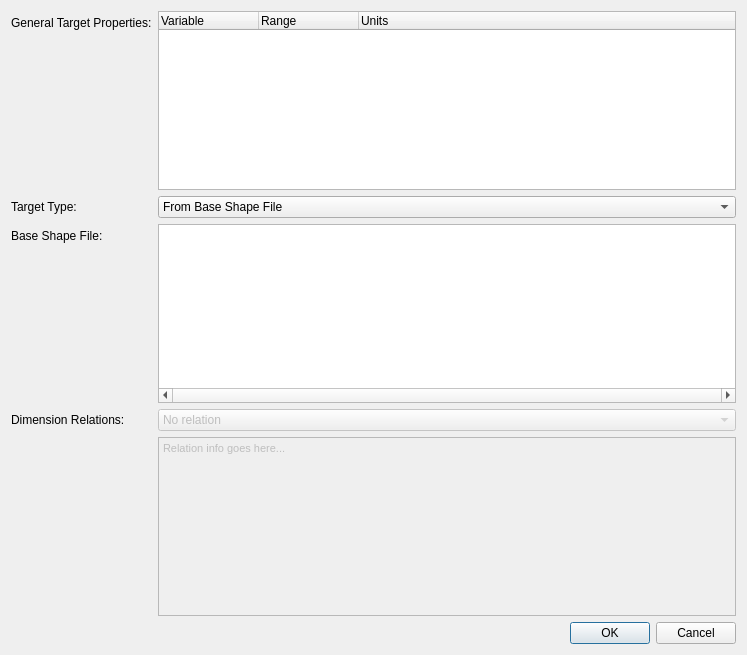
<?xml version="1.0" encoding="UTF-8"?>
<ui version="4.0">
 <class>frmTarget</class>
 <widget class="QDialog" name="frmTarget">
  <property name="geometry">
   <rect>
    <x>0</x>
    <y>0</y>
    <width>747</width>
    <height>655</height>
   </rect>
  </property>
  <property name="windowTitle">
   <string>Dialog</string>
  </property>
  <layout class="QFormLayout" name="formLayout">
   <item row="0" column="0">
    <widget class="QLabel" name="label_4">
     <property name="text">
      <string>General Target Properties:</string>
     </property>
    </widget>
   </item>
   <item row="0" column="1">
    <widget class="QTreeWidget" name="treeConstraints">
     <property name="contextMenuPolicy">
      <enum>Qt::CustomContextMenu</enum>
     </property>
     <property name="toolTip">
      <string/>
     </property>
     <property name="statusTip">
      <string>Specify target dimensions. Range notation (min:lin span:max) accepted. Units required.</string>
     </property>
     <property name="alternatingRowColors">
      <bool>true</bool>
     </property>
     <property name="selectionMode">
      <enum>QAbstractItemView::ExtendedSelection</enum>
     </property>
     <column>
      <property name="text">
       <string>Variable</string>
      </property>
     </column>
     <column>
      <property name="text">
       <string>Range</string>
      </property>
     </column>
     <column>
      <property name="text">
       <string>Units</string>
      </property>
     </column>
    </widget>
   </item>
   <item row="1" column="0">
    <widget class="QLabel" name="label">
     <property name="text">
      <string>Target Type:</string>
     </property>
    </widget>
   </item>
   <item row="1" column="1">
    <widget class="QComboBox" name="cmbTargetType">
     <item>
      <property name="text">
       <string>From Base Shape File</string>
      </property>
     </item>
     <item>
      <property name="text">
       <string>Ellipsoid</string>
      </property>
     </item>
     <item>
      <property name="text">
       <string>Hex Plate</string>
      </property>
     </item>
     <item>
      <property name="text">
       <string>Rectangular Prism</string>
      </property>
     </item>
     <item>
      <property name="text">
       <string>Column / Needle</string>
      </property>
     </item>
     <item>
      <property name="text">
       <string>TMATRIX Ellipsoid</string>
      </property>
     </item>
     <item>
      <property name="text">
       <string>TMATRIX Cylinder</string>
      </property>
     </item>
    </widget>
   </item>
   <item row="2" column="0">
    <widget class="QLabel" name="label_2">
     <property name="text">
      <string>Base Shape File:</string>
     </property>
    </widget>
   </item>
   <item row="2" column="1">
    <widget class="QTreeWidget" name="treeShapedat">
     <property name="contextMenuPolicy">
      <enum>Qt::CustomContextMenu</enum>
     </property>
     <property name="horizontalScrollBarPolicy">
      <enum>Qt::ScrollBarAlwaysOn</enum>
     </property>
     <property name="selectionMode">
      <enum>QAbstractItemView::ExtendedSelection</enum>
     </property>
     <attribute name="headerVisible">
      <bool>false</bool>
     </attribute>
     <column>
      <property name="text">
       <string>File</string>
      </property>
     </column>
    </widget>
   </item>
   <item row="3" column="0">
    <widget class="QLabel" name="label_3">
     <property name="text">
      <string>Dimension Relations:</string>
     </property>
    </widget>
   </item>
   <item row="3" column="1">
    <widget class="QComboBox" name="cmbAspectRatio">
     <property name="enabled">
      <bool>false</bool>
     </property>
     <item>
      <property name="text">
       <string>No relation</string>
      </property>
     </item>
     <item>
      <property name="text">
       <string>Wyser et al. (1998)</string>
      </property>
     </item>
     <item>
      <property name="text">
       <string>Perturbed Wyser</string>
      </property>
     </item>
     <item>
      <property name="text">
       <string>Custom</string>
      </property>
     </item>
    </widget>
   </item>
   <item row="4" column="1">
    <widget class="QTextBrowser" name="textBrowser">
     <property name="enabled">
      <bool>false</bool>
     </property>
     <property name="html">
      <string>&lt;!DOCTYPE HTML PUBLIC &quot;-//W3C//DTD HTML 4.0//EN&quot; &quot;http://www.w3.org/TR/REC-html40/strict.dtd&quot;&gt;
&lt;html&gt;&lt;head&gt;&lt;meta name=&quot;qrichtext&quot; content=&quot;1&quot; /&gt;&lt;style type=&quot;text/css&quot;&gt;
p, li { white-space: pre-wrap; }
&lt;/style&gt;&lt;/head&gt;&lt;body style=&quot; font-family:'Cantarell'; font-size:11pt; font-weight:400; font-style:normal;&quot;&gt;
&lt;p style=&quot; margin-top:0px; margin-bottom:0px; margin-left:0px; margin-right:0px; -qt-block-indent:0; text-indent:0px;&quot;&gt;&lt;span style=&quot; font-family:'MS Shell Dlg 2'; font-size:8pt;&quot;&gt;Relation info goes here...&lt;/span&gt;&lt;/p&gt;&lt;/body&gt;&lt;/html&gt;</string>
     </property>
    </widget>
   </item>
   <item row="5" column="1">
    <layout class="QHBoxLayout" name="horizontalLayout_2">
     <property name="sizeConstraint">
      <enum>QLayout::SetMinAndMaxSize</enum>
     </property>
     <item>
      <spacer name="horizontalSpacer">
       <property name="orientation">
        <enum>Qt::Horizontal</enum>
       </property>
       <property name="sizeHint" stdset="0">
        <size>
         <width>40</width>
         <height>20</height>
        </size>
       </property>
      </spacer>
     </item>
     <item>
      <widget class="QPushButton" name="cmdOK">
       <property name="text">
        <string>OK</string>
       </property>
       <property name="autoDefault">
        <bool>true</bool>
       </property>
       <property name="default">
        <bool>true</bool>
       </property>
      </widget>
     </item>
     <item>
      <widget class="QPushButton" name="cmdCancel">
       <property name="text">
        <string>Cancel</string>
       </property>
      </widget>
     </item>
    </layout>
   </item>
  </layout>
 </widget>
 <resources/>
 <connections>
  <connection>
   <sender>treeConstraints</sender>
   <signal>itemDoubleClicked(QTreeWidgetItem*,int)</signal>
   <receiver>frmTarget</receiver>
   <slot>editTreeItem(QTreeWidgetItem*,int)</slot>
   <hints>
    <hint type="sourcelabel">
     <x>465</x>
     <y>94</y>
    </hint>
    <hint type="destinationlabel">
     <x>373</x>
     <y>327</y>
    </hint>
   </hints>
  </connection>
  <connection>
   <sender>treeConstraints</sender>
   <signal>customContextMenuRequested(QPoint)</signal>
   <receiver>frmTarget</receiver>
   <slot>menuTargetProps(QPoint)</slot>
   <hints>
    <hint type="sourcelabel">
     <x>465</x>
     <y>94</y>
    </hint>
    <hint type="destinationlabel">
     <x>373</x>
     <y>327</y>
    </hint>
   </hints>
  </connection>
  <connection>
   <sender>cmdCancel</sender>
   <signal>clicked()</signal>
   <receiver>frmTarget</receiver>
   <slot>close()</slot>
   <hints>
    <hint type="sourcelabel">
     <x>694</x>
     <y>629</y>
    </hint>
    <hint type="destinationlabel">
     <x>373</x>
     <y>327</y>
    </hint>
   </hints>
  </connection>
  <connection>
   <sender>treeShapedat</sender>
   <signal>itemDoubleClicked(QTreeWidgetItem*,int)</signal>
   <receiver>frmTarget</receiver>
   <slot>editTreeItem(QTreeWidgetItem*,int)</slot>
   <hints>
    <hint type="sourcelabel">
     <x>465</x>
     <y>307</y>
    </hint>
    <hint type="destinationlabel">
     <x>373</x>
     <y>327</y>
    </hint>
   </hints>
  </connection>
  <connection>
   <sender>treeShapedat</sender>
   <signal>customContextMenuRequested(QPoint)</signal>
   <receiver>frmTarget</receiver>
   <slot>menuShapeDatProps(QPoint)</slot>
   <hints>
    <hint type="sourcelabel">
     <x>465</x>
     <y>307</y>
    </hint>
    <hint type="destinationlabel">
     <x>373</x>
     <y>327</y>
    </hint>
   </hints>
  </connection>
  <connection>
   <sender>cmbTargetType</sender>
   <signal>currentIndexChanged(int)</signal>
   <receiver>frmTarget</receiver>
   <slot>targetTypeChanged()</slot>
   <hints>
    <hint type="sourcelabel">
     <x>465</x>
     <y>201</y>
    </hint>
    <hint type="destinationlabel">
     <x>373</x>
     <y>327</y>
    </hint>
   </hints>
  </connection>
  <connection>
   <sender>cmdOK</sender>
   <signal>clicked()</signal>
   <receiver>frmTarget</receiver>
   <slot>processOK()</slot>
   <hints>
    <hint type="sourcelabel">
     <x>603</x>
     <y>629</y>
    </hint>
    <hint type="destinationlabel">
     <x>373</x>
     <y>327</y>
    </hint>
   </hints>
  </connection>
 </connections>
 <slots>
  <slot>processOK()</slot>
  <slot>targetTypeChanged()</slot>
  <slot>dimRelnsChanged()</slot>
  <slot>editTreeItem(QTreeWidgetItem*,int)</slot>
  <slot>menuTargetProps(QPoint)</slot>
  <slot>menuShapeDatProps(QPoint)</slot>
 </slots>
</ui>
